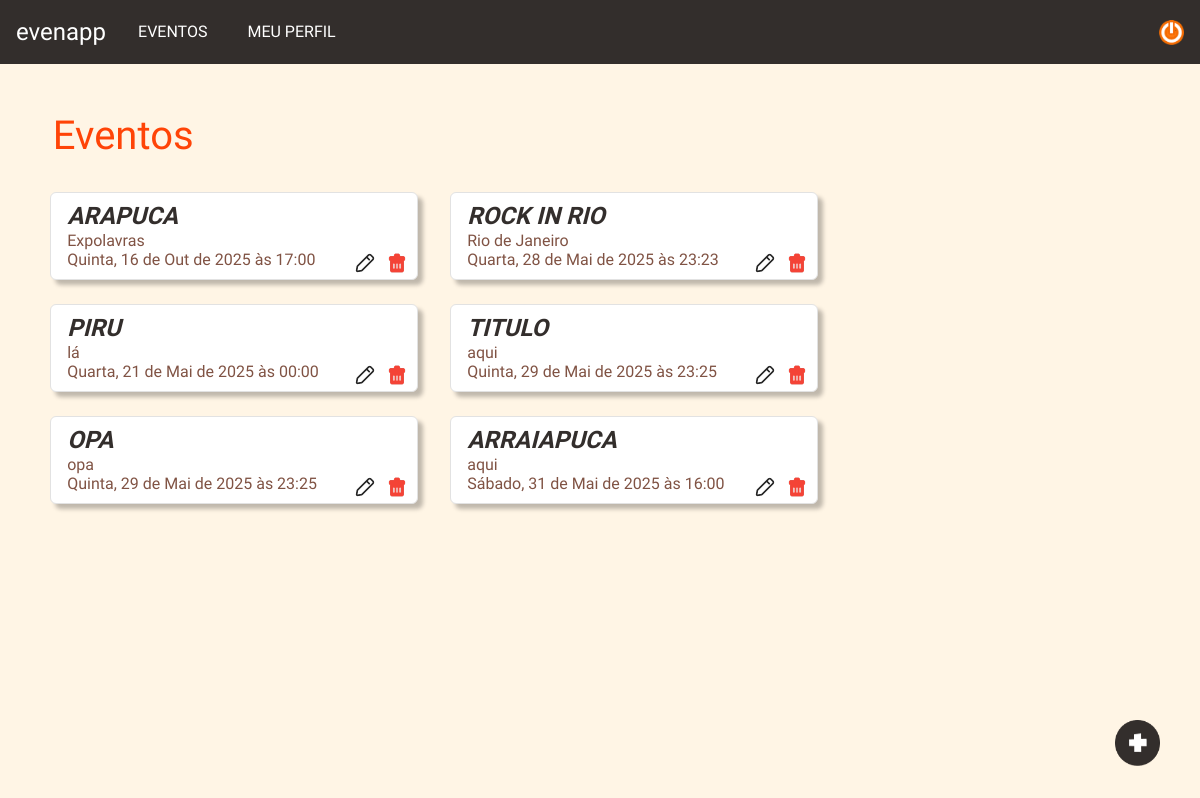
The app's page /home (signed in), older data.
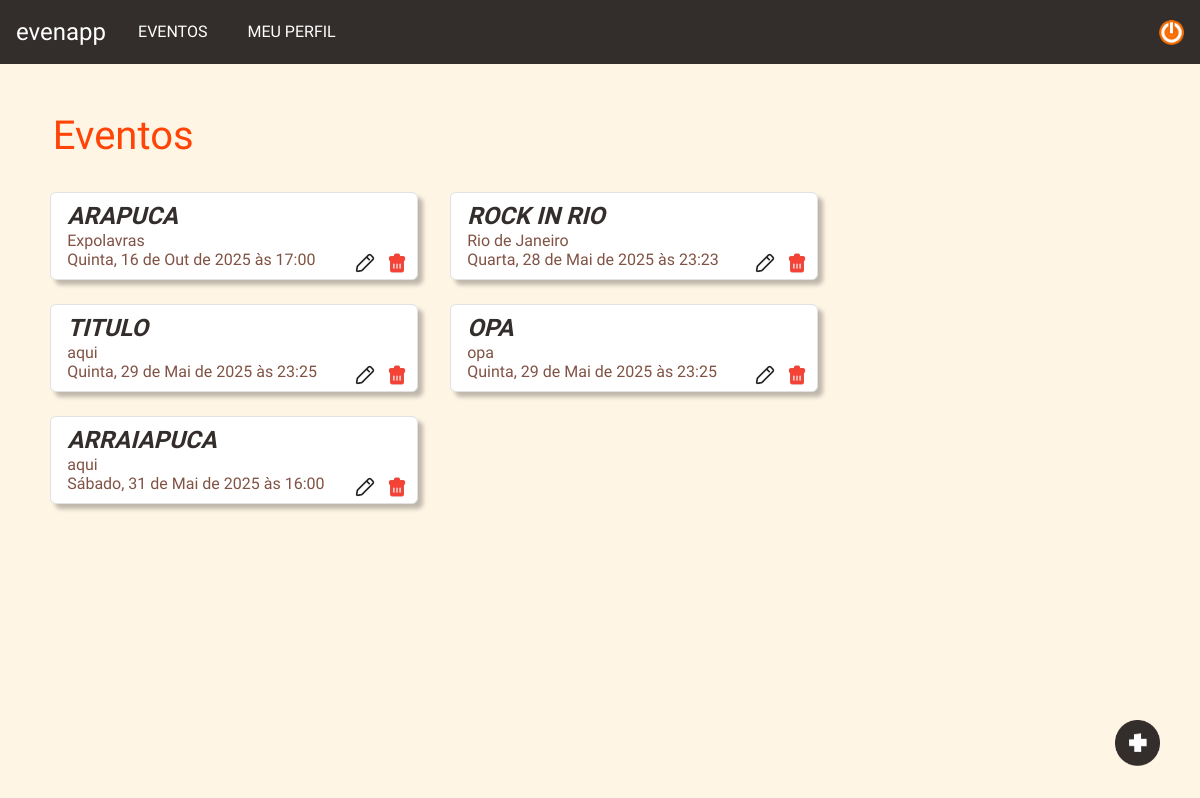
The same page, newer data.
### evenapp/models.py (models this page shows, shortened)
class Evento(models.Model):
    titulo = models.CharField(max_length=255)
    data = models.DateTimeField()
    local = models.CharField(max_length=255)
    descricao = models.TextField(blank=True)
    organizador = models.ForeignKey(
        Usuario,
        on_delete=models.CASCADE,
        related_name='eventos_organizados'
    )

### evenapp/views.py (the view)
# urls.py: 2. Add a URL to urlpatterns:  path('', views.home, name='home')
def home(request):
    eventos = Evento.objects.all()
    return render(request, 'events/home.html', {'eventos': eventos})

### evenapp/templatetags/custom_filters.py (called while the page is built)
@register.filter
def format_date(value):
    if not value:
        return ''
    dia_semana = dias_semana[value.strftime('%A')]
    dia = value.strftime('%d')
    mes = meses[value.strftime('%b')]
    ano = value.strftime('%Y')
    hora = value.strftime('%H:%M')
    return f'{dia_semana}, {dia} de {mes} de {ano} às {hora}'

### evenapp/templates/events/home.html
{% extends "base.html" %}
{% load static %}
{% block extra_css %}
<link rel="stylesheet" href="{% static 'css/home.css' %}">
{% endblock %}
{% block content %}
<div class="home">
    <h1 class="title pt-5">Eventos</h1>
    <div class="events">
        {% for evento in eventos %}
        {% include 'events/event.html' %}
        {% empty %}
        <h3 style="font-family: 'Roboto';">Nenhum evento disponível.</h3>
        {% endfor %}
    </div>
    {% if user.is_authenticated and user.tipo == 'criador' %}
    <a href="{% url 'createEvent' %}" class="btn-add">
        <img src="{% static 'img/addbutton.png' %}" alt="Adicionar" width="45" height="50">
    </a>
    {% endif %}
</div>
{% endblock %}

### evenapp/templates/events/event.html
{% load static %}
{% load custom_filters %}
{% block extra_css %}
<link rel="stylesheet" href="{% static 'css/event.css' %}">
{% endblock %}
{% block content %}
<div class="card mt-4 mx-3">
    <div class="mx-3">
        <a href="{% url 'details' evento.id %}" style="text-decoration: none; color: inherit;">
            <h3 class="event event-title">{{evento.titulo}}</h3>
        </a>
        <h4 class="event event-details">{{evento.local}}</h4>
        <h4 class="event event-details">{{evento.data|format_date}}</h4>
    </div>
    {% if user.is_authenticated and user.tipo == 'criador' %}
    <div class="buttons">
        <a href="{% url 'createEvent' %}" class="btn-edit me-2" style="text-decoration: none; color: inherit;">
            <img src="{% static 'img/edit.png' %}" alt="Editar" width="20" height="20">
        </a>
        <a href="{% url 'createEvent' %}" class="btn-delete" style="text-decoration: none; color: inherit;">
            <img src="{% static 'img/delete.png' %}" alt="Excluir" width="20" height="20">
        </a>
    </div>
    {% endif %}
</div>
{% endblock %}

Row changes from the older to the newer data that the page shows:
removed Evento: titulo "PIRU", local "lá", data "Quarta, 21 de Mai de 2025 às 00:00"
